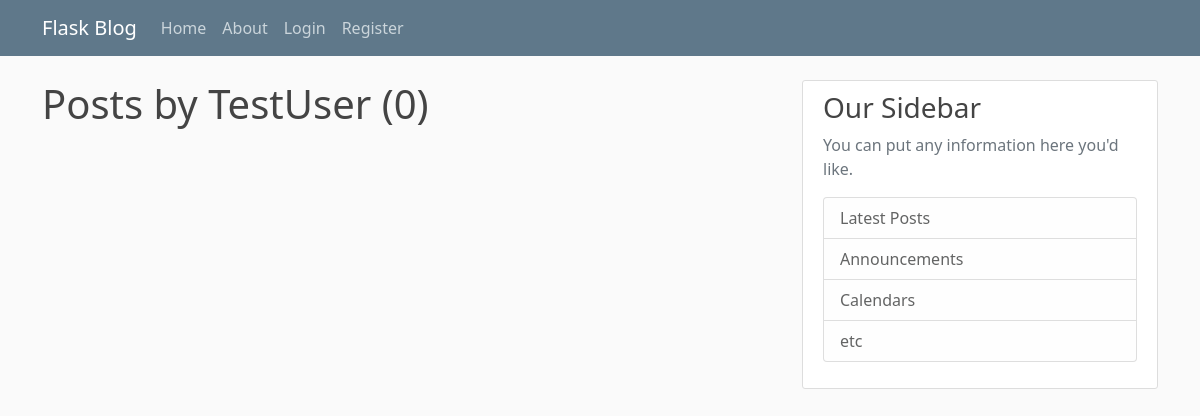
Page /user/TestUser on the earlier database version.
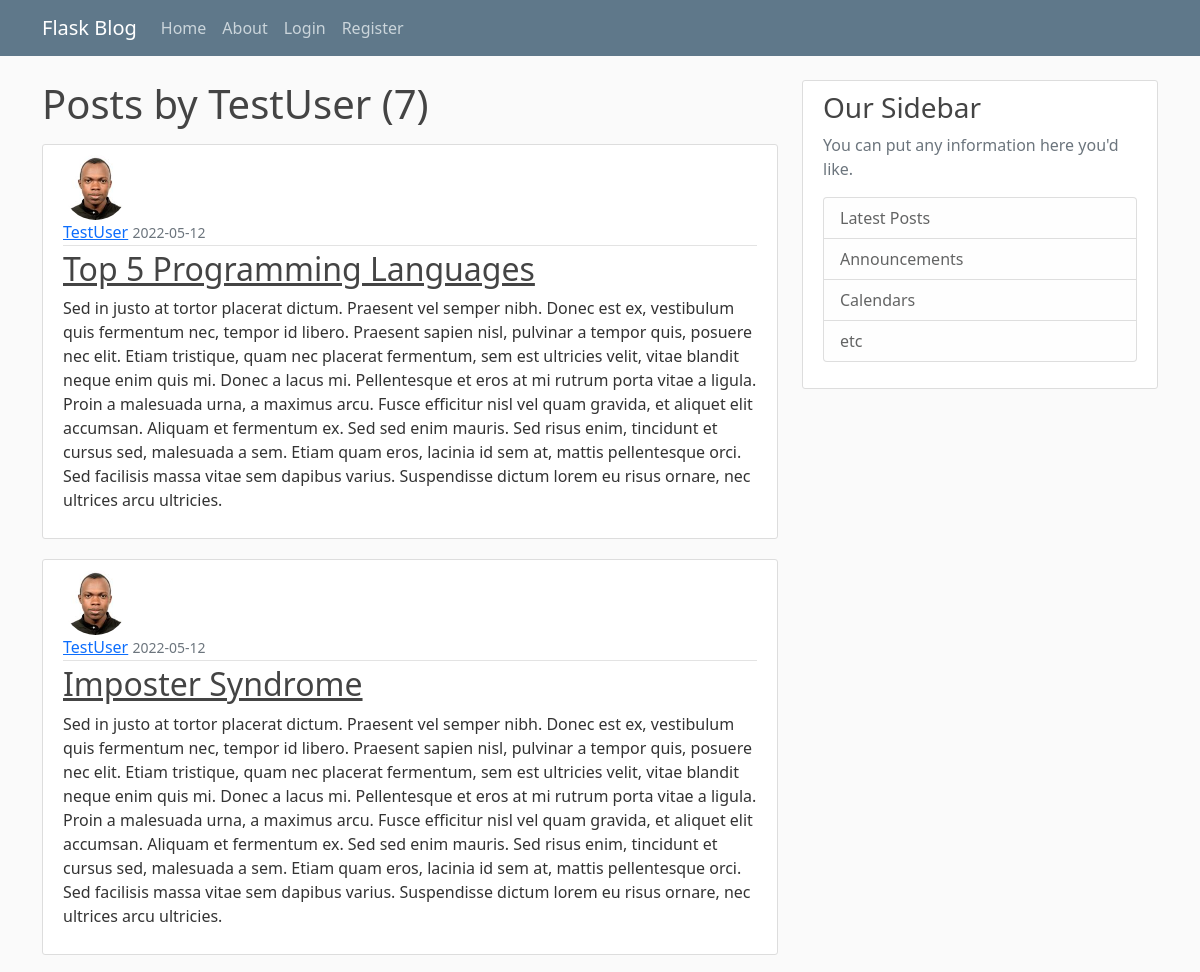
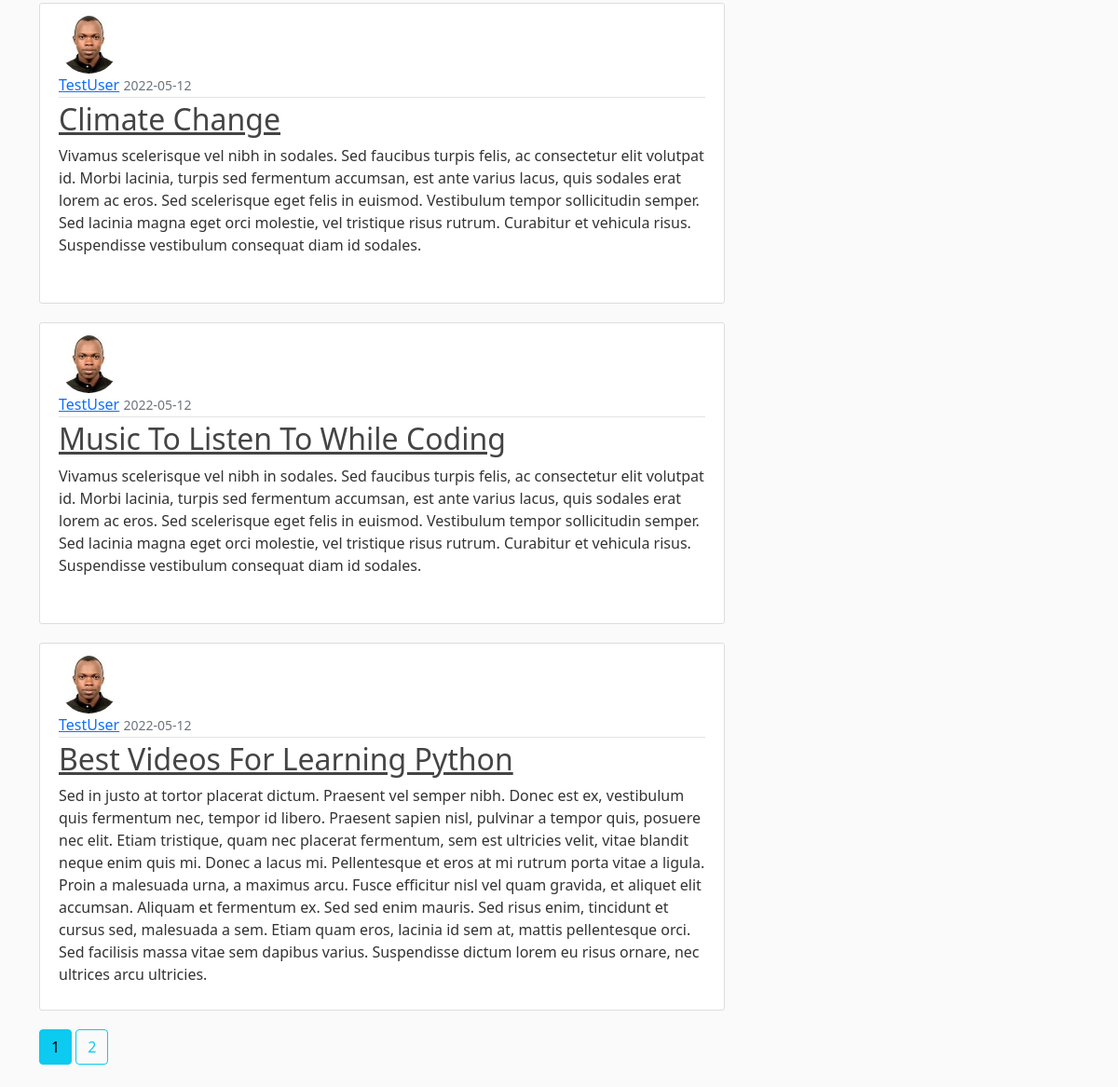
Same page on the later database version (2 pictures, top to bottom).
### flaskblog/models.py (models this page shows, shortened)
class User(db.Model, UserMixin):
    id = db.Column(db.Integer,primary_key=True)
    username=db.Column(db.String(20),unique=True,nullable=False)
    email=db.Column(db.String(120),unique=True,nullable=False)
    image_file=db.Column(db.String(20),nullable=False,default='default.jpg')
    password=db.Column(db.String(60),nullable=False)
    posts=db.relationship('Post',backref='author',lazy=True)

class Post(db.Model):
    id = db.Column(db.Integer,primary_key=True)
    title=db.Column(db.String(100),nullable=False)
    date_posted=db.Column(db.DateTime,nullable=False,default=datetime.utcnow)
    content=db.Column(db.Text, nullable=False)
    user_id=db.Column(db.Integer,db.ForeignKey('user.id'),nullable=False)

### flaskblog/routes.py (the view)
@app.route("/user/<string:username>")
def user_posts(username):
    page = request.args.get('page', 1, type=int)
    user = User.query.filter_by(username=username).first_or_404()
    posts = Post.query.filter_by(author=user)\
        .order_by(Post.date_posted.desc())\
        .paginate(page=page, per_page=5)
    return render_template('user_posts.html', posts=posts, user=user)

### flaskblog/templates/user_posts.html
{% extends "layout.html" %}
{% block content %}
    <h1 class="mb-3">Posts by {{ user.username }} ({{ posts.total }})</h1>
    {% for post in posts.items %}
        <article class="media content-section">
          <img class="rounded-circle article-img" src="{{ url_for('static', filename='profile_pics/' + post.author.image_file) }}">
          <div class="media-body">
            <div class="article-metadata">
              <a class="mr-2" href="{{ url_for('user_posts', username=post.author.username) }}">{{ post.author.username }}</a>
              <small class="text-muted">{{ post.date_posted.strftime('%Y-%m-%d') }}</small>
            </div>
            <h2><a class="article-title" href="{{ url_for('post', post_id=post.id) }}">{{ post.title }}</a></h2>
            <p class="article-content">{{ post.content }}</p>
          </div>
        </article>
    {% endfor %}
    {% for page_num in posts.iter_pages(left_edge=1, right_edge=1, left_current=1, right_current=2) %}
      {% if page_num %}
        {% if posts.page == page_num %}
          <a class="btn btn-info mb-4" href="{{ url_for('user_posts', username=user.username, page=page_num) }}">{{ page_num }}</a>
        {% else %}
          <a class="btn btn-outline-info mb-4" href="{{ url_for('user_posts', username=user.username, page=page_num) }}">{{ page_num }}</a>
        {% endif %}
      {% else %}
        ...
      {% endif %}
    {% endfor %}
{% endblock content %}

### flaskblog/templates/layout.html (shortened to what this page needs)
<!DOCTYPE html>
<html lang="en">
<head>
    <link href="https://cdn.jsdelivr.net/npm/bootstrap@5.0.2/dist/css/bootstrap.min.css" rel="stylesheet">
    <link rel="stylesheet" type="text/css" href="{{ url_for('static', filename='main.css') }}">
</head>
<body>
    <header class="site-header">
        <nav class="navbar navbar-expand-md navbar-dark bg-steel fixed-top">
          <div class="container">
            <a class="navbar-brand mr-4" href="/">Flask Blog</a>
            <div class="collapse navbar-collapse" id="navbarToggle">
              <div class="navbar-nav mr-auto">
                <a class="nav-item nav-link" href="{{ url_for('home')}}">Home</a>
                <a class="nav-item nav-link" href="{{ url_for('about')}}">About</a>
              </div>
              <div class="navbar-nav">
                {% if current_user.is_authenticated %}
                  <a class="nav-item nav-link" href="{{ url_for('new_post')}}">Create Post</a>
                  <a class="nav-item nav-link" href="{{ url_for('account')}}">Account</a>
                  <a class="nav-item nav-link" href="{{ url_for('logout')}}">Logout</a>
                {% else %}
                  <a class="nav-item nav-link" href="{{ url_for('login')}}">Login</a>
                  <a class="nav-item nav-link" href="{{ url_for('register')}}">Register</a>
                {% endif %}
              </div>
            </div>
          </div>
        </nav>
    </header>
    <main role="main" class="container">
        <div class="row">
          <div class="col-md-8">
            {% block content %}{% endblock %}
          </div>
          <div class="col-md-4">
            <div class="content-section">
              <h3>Our Sidebar</h3>
              <p class='text-muted'>You can put any information here you'd like.
                <ul class="list-group">
                  <li class="list-group-item list-group-item-light">Latest Posts</li>
                  <li class="list-group-item list-group-item-light">Announcements</li>
                  <li class="list-group-item list-group-item-light">Calendars</li>
                  <li class="list-group-item list-group-item-light">etc</li>
                </ul>
              </p>
            </div>
          </div>
        </div>
      </main>
</body>
</html>

### flaskblog/static/main.css (style rules this page uses)
body { background: #fafafa; color: #333333; margin-top: 5rem; }
h1, h2, h3, h4, h5, h6 { color: #444444; }
.bg-steel { background-color: #5f788a; }
.site-header .navbar-nav .nav-link { color: #cbd5db; }
.content-section { background: #ffffff; padding: 10px 20px; border: 1px solid #dddddd; border-radius: 3px; margin-bottom: 20px; }
.article-title { color: #444444; }
.article-content { white-space: pre-line; }
.article-img { height: 65px; width: 65px; margin-right: 16px; }
.article-metadata { padding-bottom: 1px; margin-bottom: 4px; border-bottom: 1px solid #e3e3e3 }

Differences in the rows shown:
added Post: image_file (picture), author.username "TestUser", date_posted "2022-05-12", title "Top 5 Programming Languages", content "Sed in justo at tortor placerat dictum. Praesent vel semper nibh. Donec est ex, vestibulum quis fermentum nec, tempor id libero. Praesent sapien nisl, pulvinar a tempor quis, posuere nec elit. Etiam tristique, quam nec placerat fermentum, sem est ultricies velit, vitae blandit neque enim quis mi. Donec a lacus mi. Pellentesque et eros at mi rutrum porta vitae a ligula. Proin a malesuada urna, a maximus arcu. Fusce efficitur nisl vel quam gravida, et aliquet elit accumsan. Aliquam et fermentum ex. Sed sed enim mauris. Sed risus enim, tincidunt et cursus sed, malesuada a sem. Etiam quam eros, lacinia id sem at, mattis pellentesque orci. Sed facilisis massa vitae sem dapibus varius.…"
added Post: image_file (picture), author.username "TestUser", date_posted "2022-05-12", title "Imposter Syndrome", content "Sed in justo at tortor placerat dictum. Praesent vel semper nibh. Donec est ex, vestibulum quis fermentum nec, tempor id libero. Praesent sapien nisl, pulvinar a tempor quis, posuere nec elit. Etiam tristique, quam nec placerat fermentum, sem est ultricies velit, vitae blandit neque enim quis mi. Donec a lacus mi. Pellentesque et eros at mi rutrum porta vitae a ligula. Proin a malesuada urna, a maximus arcu. Fusce efficitur nisl vel quam gravida, et aliquet elit accumsan. Aliquam et fermentum ex. Sed sed enim mauris. Sed risus enim, tincidunt et cursus sed, malesuada a sem. Etiam quam eros, lacinia id sem at, mattis pellentesque orci. Sed facilisis massa vitae sem dapibus varius.…"
added Post: image_file (picture), author.username "TestUser", date_posted "2022-05-12", title "Climate Change", content "Vivamus scelerisque vel nibh in sodales. Sed faucibus turpis felis, ac consectetur elit volutpat id. Morbi lacinia, turpis sed fermentum accumsan, est ante varius lacus, quis sodales erat lorem ac eros. Sed scelerisque eget felis in euismod. Vestibulum tempor sollicitudin semper. Sed lacinia magna eget orci molestie, vel tristique risus rutrum. Curabitur et vehicula risus. Suspendisse vestibulum consequat diam id sodales."
added Post: image_file (picture), author.username "TestUser", date_posted "2022-05-12", title "Music To Listen To While Coding", content "Vivamus scelerisque vel nibh in sodales. Sed faucibus turpis felis, ac consectetur elit volutpat id. Morbi lacinia, turpis sed fermentum accumsan, est ante varius lacus, quis sodales erat lorem ac eros. Sed scelerisque eget felis in euismod. Vestibulum tempor sollicitudin semper. Sed lacinia magna eget orci molestie, vel tristique risus rutrum. Curabitur et vehicula risus. Suspendisse vestibulum consequat diam id sodales."
added Post: image_file (picture), author.username "TestUser", date_posted "2022-05-12", title "Best Videos For Learning Python", content "Sed in justo at tortor placerat dictum. Praesent vel semper nibh. Donec est ex, vestibulum quis fermentum nec, tempor id libero. Praesent sapien nisl, pulvinar a tempor quis, posuere nec elit. Etiam tristique, quam nec placerat fermentum, sem est ultricies velit, vitae blandit neque enim quis mi. Donec a lacus mi. Pellentesque et eros at mi rutrum porta vitae a ligula. Proin a malesuada urna, a maximus arcu. Fusce efficitur nisl vel quam gravida, et aliquet elit accumsan. Aliquam et fermentum ex. Sed sed enim mauris. Sed risus enim, tincidunt et cursus sed, malesuada a sem. Etiam quam eros, lacinia id sem at, mattis pellentesque orci. Sed facilisis massa vitae sem dapibus varius.…"
Other differences:
{{ posts.total }}: "0" → "7"
new list line: "1"
new list line: "2"
